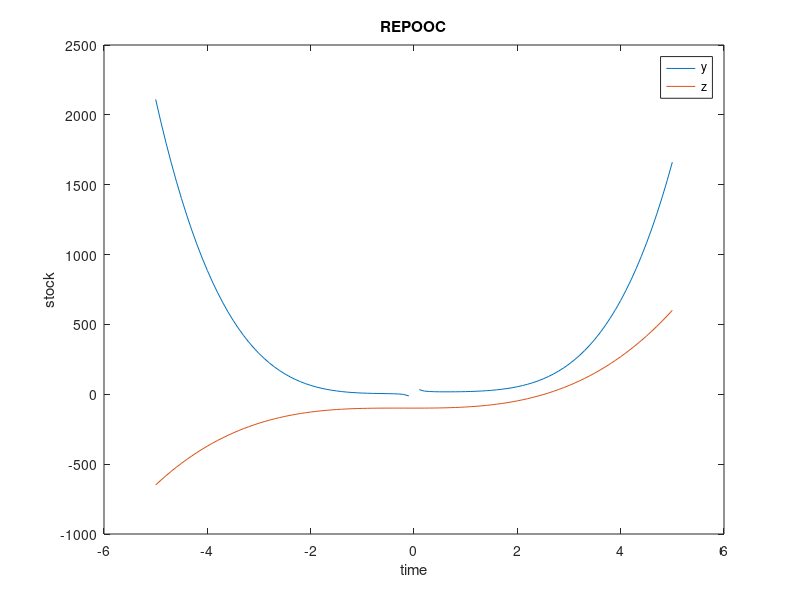
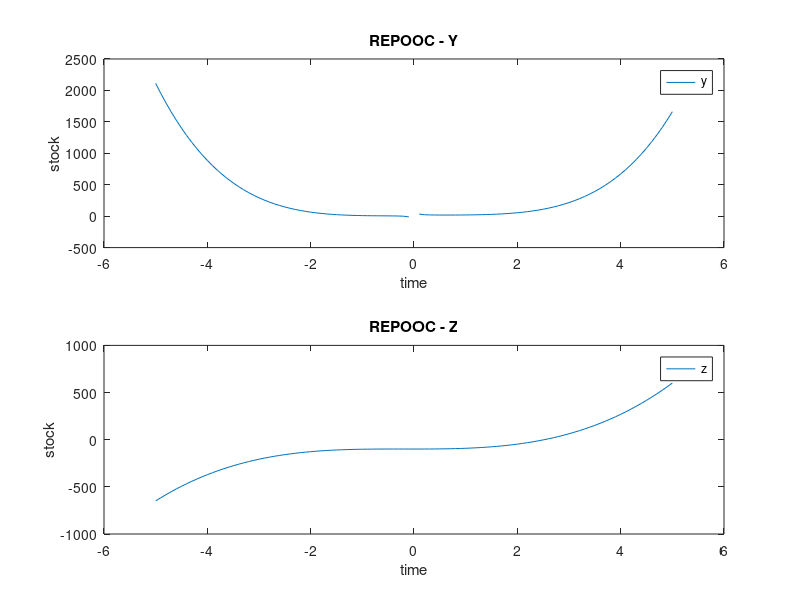
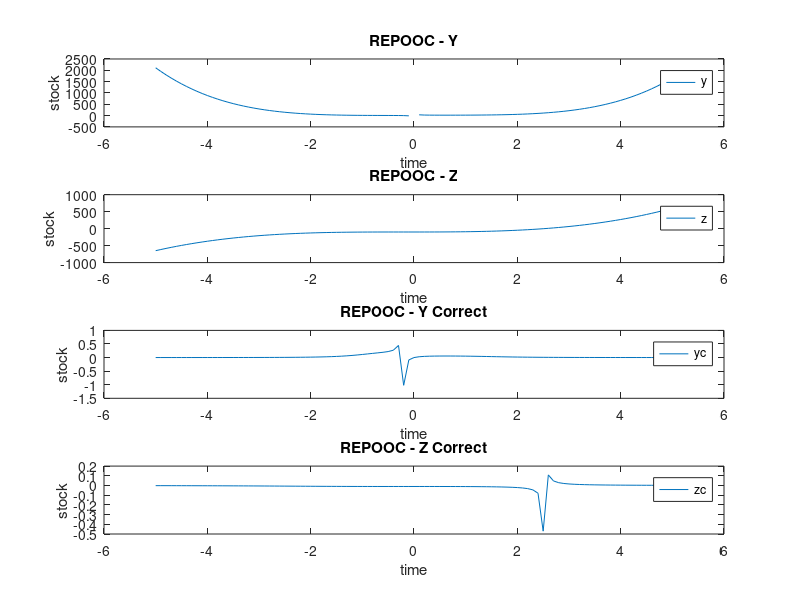
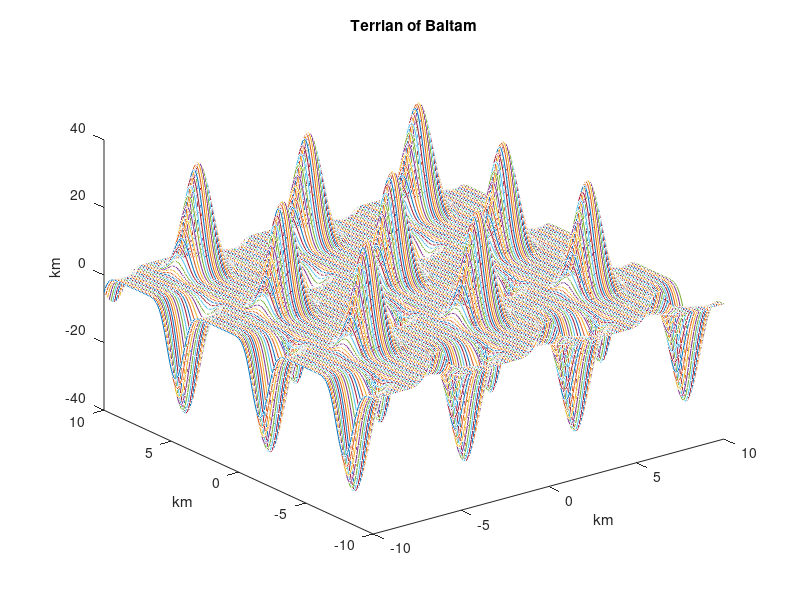

These charts were generated, in order, by the following MATLAB code:
% Joseph Mercedes
% Assignment #3

clc; clear all; close all;

%% Problem 1

% Part A
x = -5:.1:5;
y = (3*x.^4)-(2*x.^3)+(5*x)+11+(2.2*x.^-1);
z = (5*x.^3)+(3*x.^2)-99;
figure;
plot(x,[y' z'])
title('REPOOC')
xlabel('time')
ylabel('stock')
legend('y','z')
axis();

% Part B
figure;

subplot(2,1,1);
plot(x,y);
title('REPOOC - Y');
xlabel('time')
ylabel('stock')
legend('y')
axis();

subplot(2,1,2);
plot(x,z);
title('REPOOC - Z');
xlabel('time')
ylabel('stock')
legend('z')
axis();

% Part C
yc = y.^-1;
zc = z.^-1;

figure;

subplot(4,1,1);
plot(x,y);
title('REPOOC - Y');
xlabel('time')
ylabel('stock')
legend('y')
axis();

subplot(4,1,2);
plot(x,z);
title('REPOOC - Z');
xlabel('time')
ylabel('stock')
legend('z')
axis();

subplot(4,1,3);
plot(x,yc);
title('REPOOC - Y Correct')
xlabel('time')
ylabel('stock')
legend('yc')
axis();

subplot(4,1,4);
plot(x,zc);
title('REPOOC - Z Correct')
xlabel('time')
ylabel('stock')
legend('zc')
axis();

%% Problem 2

% Part A
xx = -10:.1:10
yy = -10:.1:10
[xx,yy] = meshgrid(xx,yy);
zz = (cos(xx)+sin(yy)).^5;

figure;
plot3(xx,yy,zz)
title('Terrian of Baltam')
xlabel('km')
ylabel('km')
zlabel('km')


% Part B
figure;
surfc(xx,yy,zz)
shading interp
title('Terrian of Baltam')
xlabel('km')
ylabel('km')
zlabel('km')

% Part C
T = -(abs(xx)+abs(yy)+sin(xx)+cos(yy));
figure;
surf(xx,yy,zz,T)
title('Temperature and Terrian of Baltam')
xlabel('km')
ylabel('km')
zlabel('km')
colorbar('YTickLabel',{'Tundra','Freezing','Cold', 'Cool','Neutral','Warm','Hot','Burning','Nuclear'})

%% Problem 3

Z = [exp(i*pi/4) exp(-i*pi/4) .5*exp(i*3*pi/4) .5*exp(-i*3*pi/4) 2*i];
circle = exp(2*i*[1:360]*pi/360)

figure;
plot(Z,'x','MarkerSize',10);
hold on
plot(circle, 'k')
hold on
plot([-2.5,2.5],[0,0],'r:')
hold on
plot([0,0],[-2,2],'r:')
axis equal
axis on


